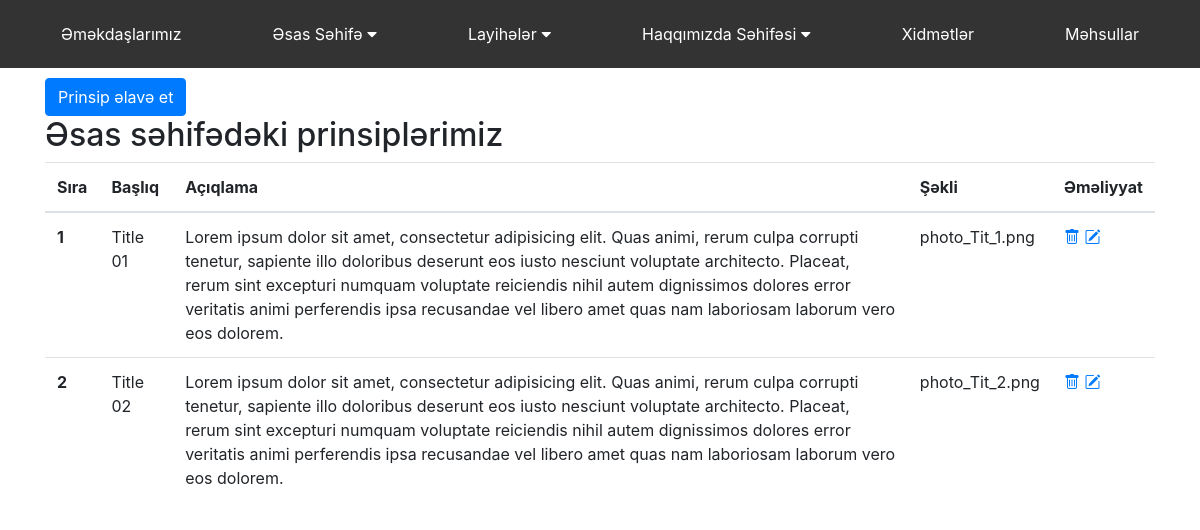
The page /admin/mpprinciples on the database its author committed.
### app/models.py (models this page shows)
class MainPagePrinciple(db.Model):
    id = db.Column(db.Integer, primary_key=True)
    title = db.Column(db.String(100))
    description = db.Column(db.Text)
    image = db.Column(db.String(100))

### admin/routes.py (the view)
@admin_bp.route('/mpprinciples')
def index_main_page_principle():
    from app.models import MainPagePrinciple
    mpPrinciples = MainPagePrinciple.query.all()
    return render_template('admin/main_page_principle.html',mpPrinciples=mpPrinciples)

### admin/templates/admin/main_page_principle.html (shortened to what this page needs)
{% extends "admin/base.html" %}
{% block page %}
<div class="container">
    <a href="/admin/mpprinciples/add"><button class="btn btn-primary">Prinsip əlavə et</button></a>
    <h2>Əsas səhifədəki prinsiplərimiz</h2>
    <table class="table">
        <thead>
        <tr>
            <th scope="col">Sıra</th>
            <th scope="col">Başlıq</th>
            <th scope="col">Açıqlama</th>
            <th scope="col">Şəkli</th>
            <th scope="col">Əməliyyat</th>
        </tr>
        </thead>
        <tbody>
        {% for mpPrinciple in mpPrinciples %}
        <tr>
            <th>{{mpPrinciple.id}}</th>
            <td>{{mpPrinciple.title}}</td>
            <td>{{mpPrinciple.description}}</td>
            <td>{{mpPrinciple.image}}</td>
            <td>
                <a href="/admin/mpprinciples/delete/{{mpPrinciple.id}}"><i class="bi bi-trash"></i></a>
                <a href="/admin/mpprinciples/update/{{mpPrinciple.id}}"><i class="bi bi-pencil-square"></i></i></a>
            </td>
        </tr>
        {% endfor %}
        </tbody>
    </table>
</div>
{% endblock %}

### rows shown on the page
MainPagePrinciple: id "1", title "Title 01", description "Lorem ipsum dolor sit amet, consectetur adipisicing elit. Quas animi, rerum culpa corrupti tenetur, sapiente illo doloribus deserunt eos iusto nesciunt voluptate architecto. Placeat, rerum sint excepturi numquam voluptate reiciendis nihil autem dignissimos dolores error veritatis animi perferendis ipsa recusandae vel libero amet quas nam laboriosam laborum vero eos dolorem.", image "photo_Tit_1.png"
MainPagePrinciple: id "2", title "Title 02", description "Lorem ipsum dolor sit amet, consectetur adipisicing elit. Quas animi, rerum culpa corrupti tenetur, sapiente illo doloribus deserunt eos iusto nesciunt voluptate architecto. Placeat, rerum sint excepturi numquam voluptate reiciendis nihil autem dignissimos dolores error veritatis animi perferendis ipsa recusandae vel libero amet quas nam laboriosam laborum vero eos dolorem.", image "photo_Tit_2.png"
